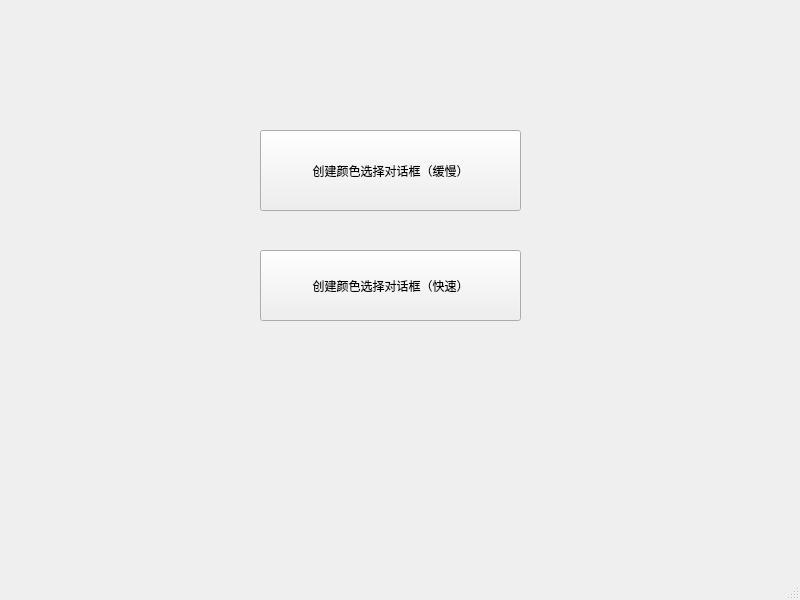
<?xml version="1.0" encoding="UTF-8"?>
<ui version="4.0">
 <class>MainWindow</class>
 <widget class="QMainWindow" name="MainWindow">
  <property name="geometry">
   <rect>
    <x>0</x>
    <y>0</y>
    <width>800</width>
    <height>600</height>
   </rect>
  </property>
  <property name="windowTitle">
   <string>MainWindow</string>
  </property>
  <widget class="QWidget" name="centralwidget">
   <widget class="QPushButton" name="pushButton_slow">
    <property name="geometry">
     <rect>
      <x>260</x>
      <y>130</y>
      <width>261</width>
      <height>81</height>
     </rect>
    </property>
    <property name="text">
     <string>创建颜色选择对话框（缓慢）</string>
    </property>
   </widget>
   <widget class="QPushButton" name="pushButton_fast">
    <property name="geometry">
     <rect>
      <x>260</x>
      <y>250</y>
      <width>261</width>
      <height>71</height>
     </rect>
    </property>
    <property name="text">
     <string>创建颜色选择对话框（快速）</string>
    </property>
   </widget>
  </widget>
  <widget class="QMenuBar" name="menubar">
   <property name="geometry">
    <rect>
     <x>0</x>
     <y>0</y>
     <width>800</width>
     <height>21</height>
    </rect>
   </property>
  </widget>
  <widget class="QStatusBar" name="statusbar"/>
 </widget>
 <resources/>
 <connections/>
</ui>
